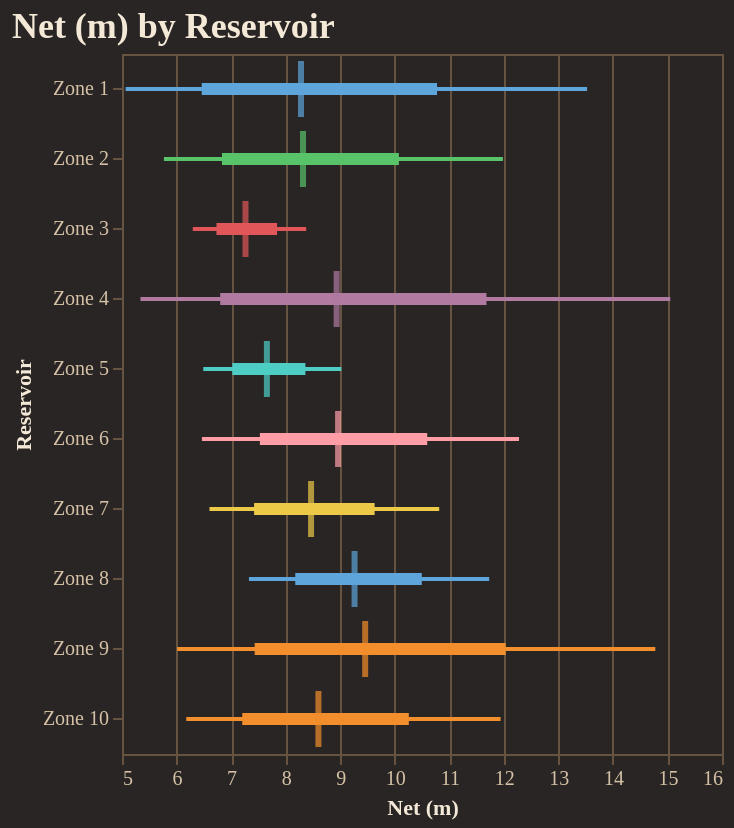

Notebook cell for this chart:
### Code cell
fig = reporter.plotter.forest_plot(
    "Net (m)", 
    backend=PLOTTING_BACKEND
)
fig.show()

### Figure 1 — Vega-Lite specification as saved in the notebook (floating-point values rounded to 4 significant figures)
{"config": {"background": "#292524", "view": {"fill": "#292524", "stroke": "#665340"}, "title": {"color": "#f4e9d7", "font": "Merriweather", "fontSize": 18, "fontWeight": 600, "subtitleColor": "#d5c2a6", "anchor": "start"}, "axis": {"domainColor": "#665340", "gridColor": "#665340", "tickColor": "#665340", "labelColor": "#d5c2a6", "titleColor": "#f4e9d7", "labelFont": "Merriweather", "titleFont": "Merriweather"}, "legend": {"titleColor": "#f4e9d7", "labelColor": "#d5c2a6", "labelFont": "Merriweather", "titleFont": "Merriweather", "orient": "top-right", "symbolType": "circle"}, "header": {"labelColor": "#d5c2a6", "titleColor": "#f4e9d7", "labelFont": "Merriweather", "titleFont": "Merriweather"}, "mark": {"color": "#c78d3b"}, "line": {"color": "#c78d3b"}, "bar": {"color": "#c78d3b"}, "point": {"color": "#ddb06d"}, "area": {"color": "#c78d3b", "opacity": 0.35}, "text": {"color": "#f4e9d7", "font": "Merriweather"}, "range": {"category": ["#5DA5DA", "#F28E2B", "#59C36A", "#E15759", "#B07AA1", "#4ECDC4", "#FF9DA7", "#EDC948"]}}, "layer": [{"mark": {"type": "rule", "strokeWidth": 2}, "encoding": {"color": {"field": "group", "legend": null, "type": "nominal"}, "x": {"field": "p10", "scale": {"zero": false}, "title": "Net (m)", "type": "quantitative"}, "x2": {"field": "p90"}, "y": {"field": "group", "sort": ["Zone 1", "Zone 2", "Zone 3", "Zone 4", "Zone 5", "Zone 6", "Zone 7", "Zone 8", "Zone 9", "Zone 10"], "title": "Reservoir", "type": "nominal"}}}, {"mark": {"type": "rule", "strokeWidth": 6}, "encoding": {"color": {"field": "group", "legend": null, "type": "nominal"}, "x": {"field": "p25", "scale": {"zero": false}, "title": "Net (m)", "type": "quantitative"}, "x2": {"field": "p75"}, "y": {"field": "group", "sort": ["Zone 1", "Zone 2", "Zone 3", "Zone 4", "Zone 5", "Zone 6", "Zone 7", "Zone 8", "Zone 9", "Zone 10"], "title": "Reservoir", "type": "nominal"}}}, {"mark": {"type": "tick", "color": "black", "size": 28, "thickness": 3}, "encoding": {"color": {"field": "group", "legend": null, "type": "nominal"}, "tooltip": [{"field": "group", "title": "Group", "type": "nominal"}, {"field": "p10", "title": "P10", "type": "quantitative"}, {"field": "p25", "title": "P25", "type": "quantitative"}, {"field": "median", "title": "Median", "type": "quantitative"}, {"field": "p75", "title": "P75", "type": "quantitative"}, {"field": "p90", "title": "P90", "type": "quantitative"}], "x": {"field": "median", "scale": {"zero": false}, "title": "Net (m)", "type": "quantitative"}, "y": {"field": "group", "sort": ["Zone 1", "Zone 2", "Zone 3", "Zone 4", "Zone 5", "Zone 6", "Zone 7", "Zone 8", "Zone 9", "Zone 10"], "title": "Reservoir", "type": "nominal"}}}], "data": {"name": "data-7b5945c8e9b9d6eaa0475693f79acd82"}, "height": 350, "title": "Net (m) by Reservoir", "width": "container", "$schema": "https://vega.github.io/schema/vega-lite/v5.20.1.json", "datasets": {"data-7b5945c8e9b9d6eaa0475693f79acd82": [{"group": "Zone 1", "p10": 5.067, "p25": 6.462, "median": 8.282, "p75": 10.78, "p90": 13.53}, {"group": "Zone 2", "p10": 5.769, "p25": 6.833, "median": 8.319, "p75": 10.08, "p90": 11.98}, {"group": "Zone 3", "p10": 6.298, "p25": 6.732, "median": 7.264, "p75": 7.843, "p90": 8.377}, {"group": "Zone 4", "p10": 5.339, "p25": 6.8, "median": 8.935, "p75": 11.68, "p90": 15.05}, {"group": "Zone 5", "p10": 6.49, "p25": 7.022, "median": 7.656, "p75": 8.362, "p90": 9.022}, {"group": "Zone 6", "p10": 6.465, "p25": 7.528, "median": 8.961, "p75": 10.6, "p90": 12.28}, {"group": "Zone 7", "p10": 6.604, "p25": 7.422, "median": 8.466, "p75": 9.631, "p90": 10.82}, {"group": "Zone 8", "p10": 7.327, "p25": 8.176, "median": 9.264, "p75": 10.5, "p90": 11.73}, {"group": "Zone 9", "p10": 6.011, "p25": 7.432, "median": 9.458, "p75": 12.03, "p90": 14.78}, {"group": "Zone 10", "p10": 6.178, "p25": 7.205, "median": 8.601, "p75": 10.26, "p90": 11.94}]}}
